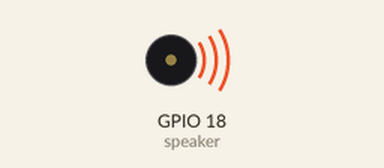
This program was run on a simulated ESP32 board running MicroPython. Parts: buzzer (waves = sounding). What the program prints to the serial console is not drawn.

Above: at 0.15 s.
Timing chart, 0 to 5.4 s (numbered marks = the images above):
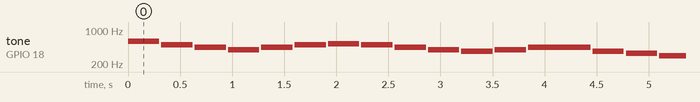

Measured:
- by itself, tone on GPIO 18 (speaker): plays 587 Hz for 0.30 s, 494 Hz for 0.30 s, 440 Hz for 0.30 s, 392 Hz for 0.30 s, 440 Hz for 0.30 s, 494 Hz for 0.30 s … (256 notes in this stretch)

The program:

deck_halls_buzzer.py
```python
from machine import Pin, PWM
import time

# Initialize speaker on GPIO 18
speaker = PWM(Pin(18))

# "Deck the Halls" melody array: (frequency in Hz, duration in ms)
melody = [
    # Deck the halls with boughs of holly
    (587, 300), (494, 300), (440, 300), (392, 300),
    (440, 300), (494, 300), (523, 300), (494, 300),
    (440, 300), (392, 300), (370, 300), (392, 300),
    (440, 600), (370, 300), (329, 300), (294, 600),
    # Pause between loops
    (0, 1000)
]

def play_note(freq, duration_ms):
    if freq > 0:
        speaker.freq(freq)
        speaker.duty(512) # 50% duty cycle
    else:
        speaker.duty(0)
    time.sleep_ms(duration_ms)
    speaker.duty(0)
    time.sleep_ms(20) # Brief gap between notes

print("Playing 'Deck the Halls' in a loop... Press Stop in Thonny to exit.")

try:
    while True:
        for note, duration in melody:
            play_note(note, duration)
        time.sleep_ms(1500) # Pause before repeating
except KeyboardInterrupt:
    speaker.deinit()
    print("Playback stopped.")
```
